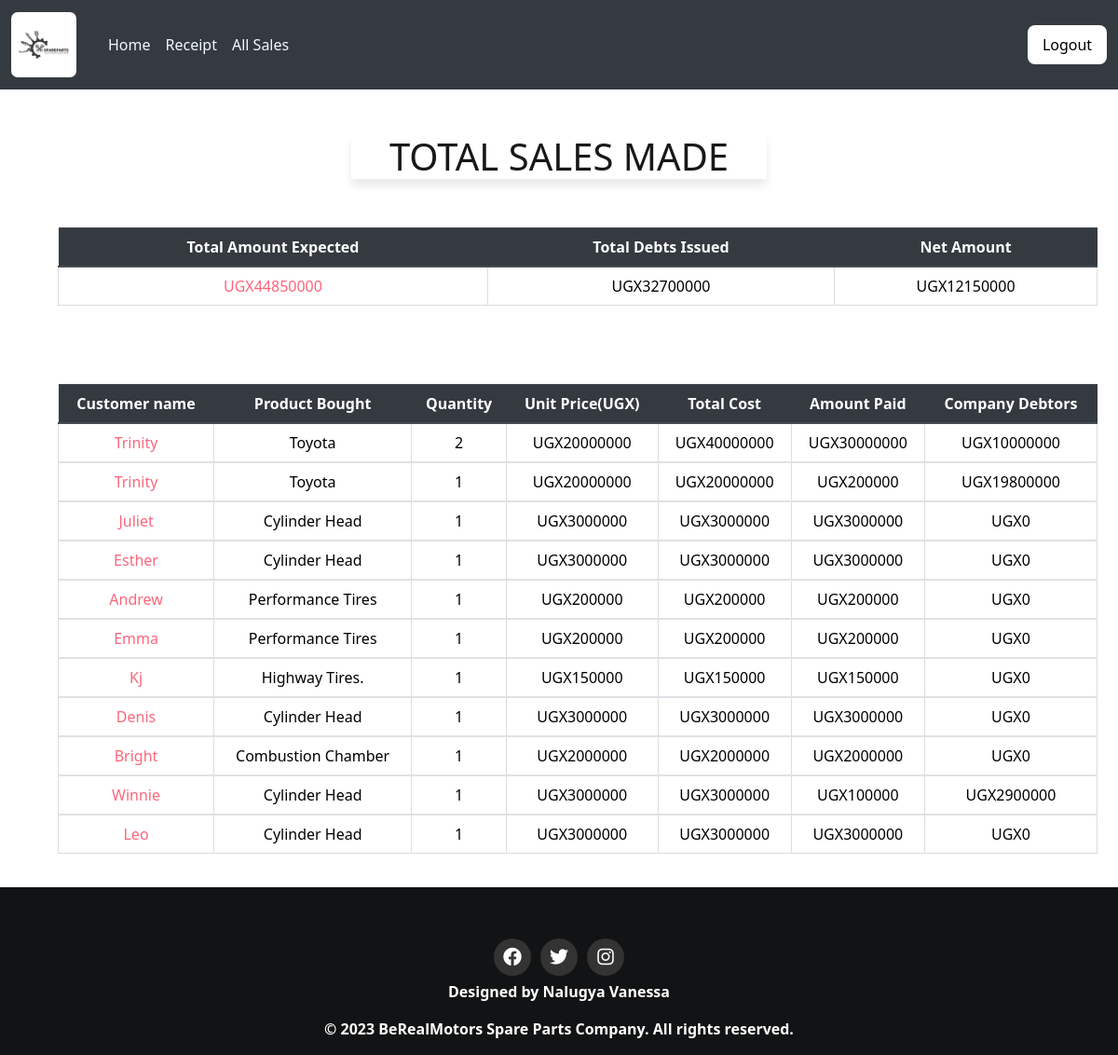
Page /all_sales/ (signed in) on the committed database.
### berealapp/models.py (models this page shows, shortened)
class Sale(models.Model):
    item = models.ForeignKey(Product,on_delete=models.CASCADE,null=False,blank=False)
    date_of_sale = models.DateField(default=timezone.now)
    contact=models.CharField(max_length=50,null=False, blank=False)
    branch_name=models.CharField(max_length=50,null=False,blank=False)
    quantity=models.IntegerField(default=0,null=False, blank=False)
    amount_received = models.IntegerField(default=0,null=False, blank=False)
    issued_to=models.CharField(max_length=100,null=False, blank=False)#buyer
    part_name=models.CharField(max_length=50,null=False, blank=True)
    unit_price=models.IntegerField(default=0,null=False, blank=False)#for installments.
    def get_total(self):
        total=self.quantity*self.item.unit_price
        return int(total)
    def get_change(self):
        change=self.get_total() - self.amount_received
        return abs(int(change))

class Product(models.Model):
    Category_name=models.ForeignKey(Category, on_delete=models.CASCADE,null=False,blank=False)
    product_name=models.CharField(max_length=50,null=False,blank=False)
    date_of_arrival = models.DateField(default=timezone.now)
    country_of_origin=models.CharField(max_length=50,null=False,blank=False)
    total_quantity=models.IntegerField(default=0,null=False,blank=False,validators=[MinValueValidator(1)])
    issued_quantity=models.IntegerField(default=0,null=False,blank=False)
    received_quantity=models.IntegerField(default=0,null=False,blank=False)
    unit_price=models.IntegerField(default=0,null=False,blank=False)
    def __str__(self):
        return self.product_name

### berealapp/views.py (the view)
# urls.py: path('all_sales/',views.all_sales,name='all_sales'),
@login_required
def all_sales(request):
    sales=Sale.objects.all()
    total=sum([items.amount_received for items in sales])
    change=sum([items.get_change() for items in sales])
    net=total-change
    return render(request, 'project/all_sales.html',{'sales':sales, 'total':total, 'change':change, 'net':net})

### templates/project/all_sales.html
{% extends 'project/base.html'%} {% block content%}
<br></br>
<div class="container">
  <div class="card-header" style="background-color: white; width:40%;">
    <h1 class="text-center" style="color: black;">TOTAL SALES MADE</h1>
  </div><br>
  <table class="table">
    <thead class="thead-dark">
      <tr>
        <th scope="col">Total Amount Expected</th>
        <th scope="col">Total Debts Issued</th>
        <th scope="col">Net Amount</th>
      </tr>
    </thead>
    <tbody>
      <tr>
        <td>UGX{{total}}</td>
        <td>UGX{{change}}</td>
        <td>UGX{{net}}</td>
      </tr>
    </tbody>
  </table>
</div>
<br></br>
<div class="container">
  <table class="table">
    <thead class="thead-dark">
      <tr>
        <th scope="col">Customer name</th>
        <th scope="col">Product Bought</th>
        <th scope="col">Quantity</th>
        <th scope="col">Unit Price(UGX)</th>
        <th scope="col">Total Cost</th>
        <th scope="col">Amount Paid</th>
        <th scope="col">Company Debtors</th>
      </tr>
    </thead>
    {% for sale in sales %}
    <tbody>
      <tr>
        <td style="color:#FB667A;">{{sale.issued_to | title}}</td>
        <td>{{sale.item | title}}</td>
        <td>{{sale.quantity}}</td>
        <td>UGX{{sale.unit_price}}</td>
        <td>UGX{{sale.get_total}}</td>
        <td>UGX{{sale.amount_received}}</td>
        <td>UGX{{sale.get_change}}</td>
      </tr>
    </tbody>
    {% endfor %}
  </table>
</div>
{% endblock%}

### berealapp/static/css/main.css (style rules this page uses)
html, body { position: relative; overflow-x: hidden; width: 100% !important; height: 100vh; display: table; position: relative; background-position: center; background-attachment: scroll; -o-background-size: cover; -moz-background-size: cover; -webkit-background-size: cover; background-size: cover; background-repeat: no-repeat; color: black; }
body { font-family: 'raleway'; color: black; }
tbody { color: black; }
.container tr:nth-child(odd) { background-color: #f5fdff; }
.container th { background-color: #f5fdff; }
.container td:first-child { color: #FB667A; }
.card-header { padding-top: 0px; }
.table { width: 100%; border-collapse: collapse; margin: 20px; }
.table th { background-color: #343a40; color: white; padding: 10px; text-align: left; }
.table td { padding: 10px; border: 1px solid #ddd; }
.table th, .table td { text-align: center; }
.card-header { border: 1px #333; opacity:90%; width: 87%; text-align: center; box-shadow: 0 7px 10px rgba(0, 0, 0, 0.1); border-radius: 8px; width:30%; margin: 0 auto; background-color: aliceblue; text-align: center; }

### rows in the picture
Sale: issued_to "Trinity", item "Toyota", quantity "2", unit_price "20000000", get_total "40000000", amount_received "30000000", get_change "10000000"
Sale: issued_to "Trinity", item "Toyota", quantity "1", unit_price "20000000", get_total "20000000", amount_received "200000", get_change "19800000"
Sale: issued_to "Juliet", item "Cylinder Head", quantity "1", unit_price "3000000", get_total "3000000", amount_received "3000000", get_change "0"
Sale: issued_to "Esther", item "Cylinder Head", quantity "1", unit_price "3000000", get_total "3000000", amount_received "3000000", get_change "0"
Sale: issued_to "Andrew", item "Performance Tires", quantity "1", unit_price "200000", get_total "200000", amount_received "200000", get_change "0"
Sale: issued_to "Emma", item "Performance Tires", quantity "1", unit_price "200000", get_total "200000", amount_received "200000", get_change "0"
Sale: issued_to "Kj", item "Highway Tires.", quantity "1", unit_price "150000", get_total "150000", amount_received "150000", get_change "0"
Sale: issued_to "Denis", item "Cylinder Head", quantity "1", unit_price "3000000", get_total "3000000", amount_received "3000000", get_change "0"
Sale: issued_to "Bright", item "Combustion Chamber", quantity "1", unit_price "2000000", get_total "2000000", amount_received "2000000", get_change "0"
Sale: issued_to "Winnie", item "Cylinder Head", quantity "1", unit_price "3000000", get_total "3000000", amount_received "100000", get_change "2900000"
Sale: issued_to "Leo", item "Cylinder Head", quantity "1", unit_price "3000000", get_total "3000000", amount_received "3000000", get_change "0"

### other values in the picture
{{ total }} "44850000"
{{ change }} "32700000"
{{ net }} "12150000"
